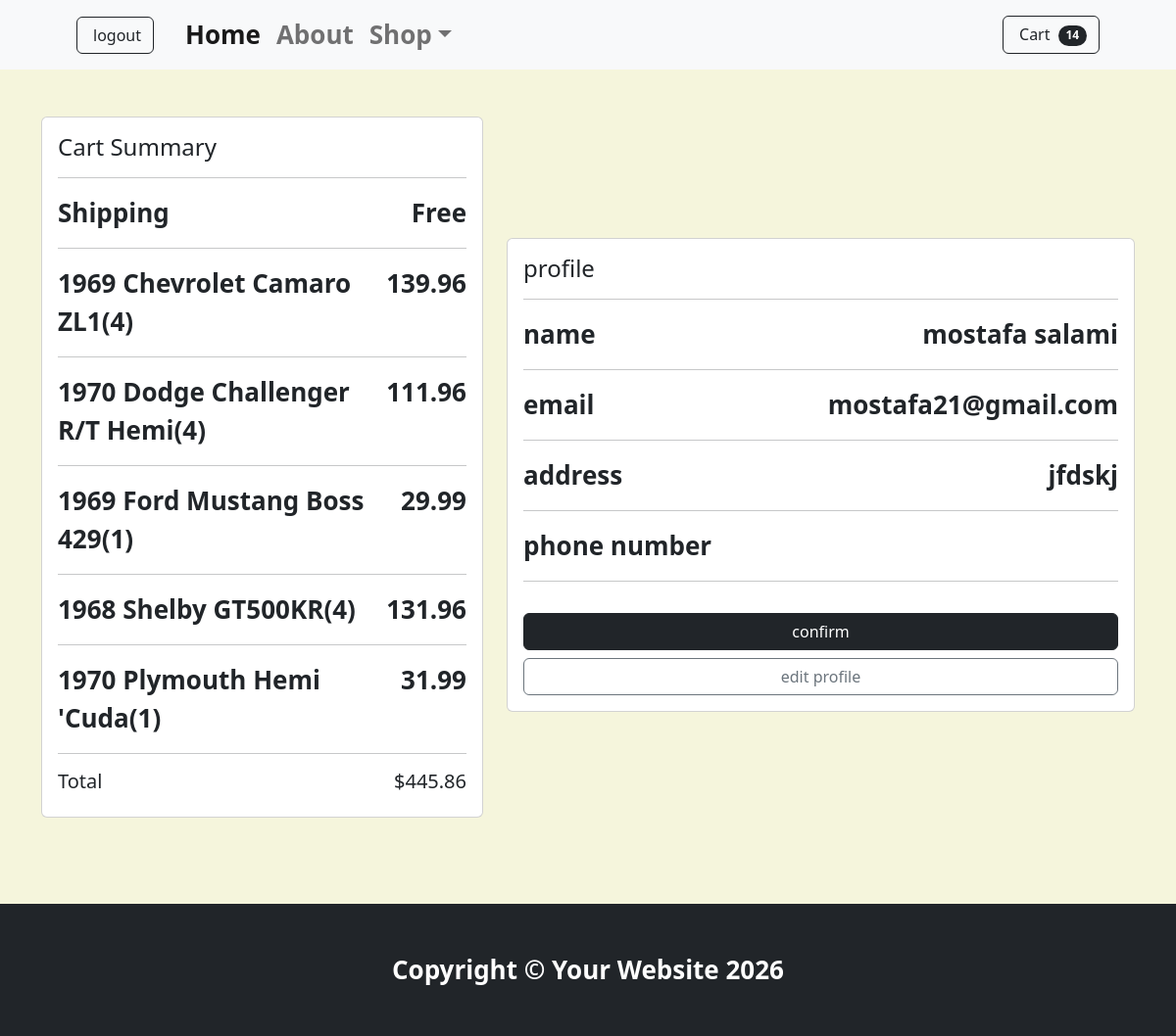
Page /testapp/checkout/ (signed in) on the earlier database version.
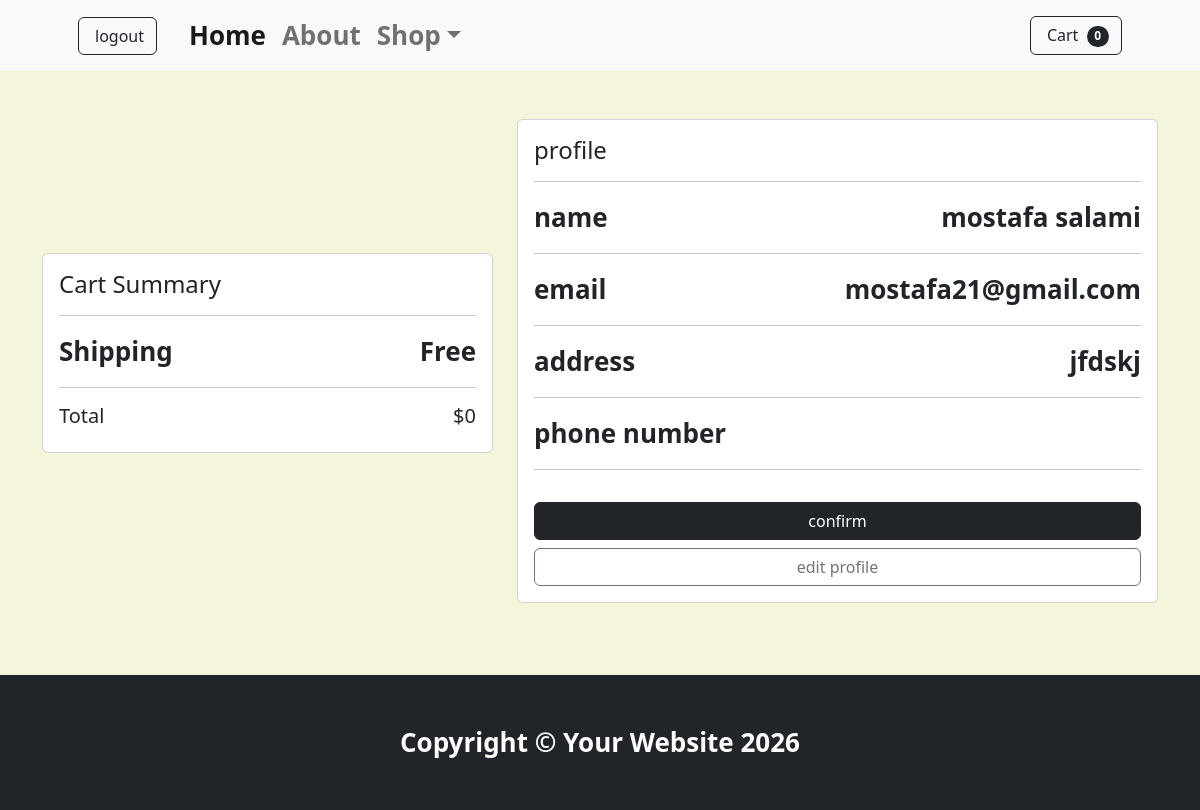
Same page on the later database version.
### testapp/models.py (models this page shows, shortened)
class Cartitem(models.Model):
    product=models.ForeignKey(Product,on_delete=models.CASCADE,related_name='cart_items')
    cart=models.ForeignKey(Cart,on_delete=models.CASCADE,related_name='items')
    quantity=models.PositiveIntegerField(default=1)
    @property
    def total(self):
        return self.product.price * self.quantity

class Product(models.Model):
    name=models.CharField(max_length=50)
    description=models.CharField(max_length=220)
    price=models.DecimalField(max_digits=10,decimal_places=2)
    available=models.BooleanField(default=True)
    image = models.ImageField(upload_to='images/',default='default.jpg')
    created_at = models.DateTimeField(auto_now_add=True)
    updated_at = models.DateTimeField(auto_now=True)

class Cart(models.Model):
    user=models.OneToOneField(User,on_delete=models.CASCADE,related_name='cart')
    created_at = models.DateTimeField(auto_now_add=True)
    updated_at = models.DateTimeField(auto_now=True)
    @property
    def item_count(self):
        return sum(item.quantity for item in self.items.all())
    @property
    def total(self):
        return sum(item.total for item in self.items.all())

### testapp/views.py (the view)
# urls.py: path('checkout/',views.checkout,name='checkout')
@login_required(login_url='loginpage')
def checkout(request):
    profile=get_object_or_404(CustomProfile,user=request.user)
    cart=get_object_or_404(Cart,user=request.user)
    cartitems=cart.items.all()
    return render(request,'testapp/checkout.html',{'profile':profile,'cart':cart,'cartitems':cartitems})

### testapp/context_processors.py (called while the page is built)
def cart_context(request):
    itemcount = 0
    if request.user.is_authenticated:
        cart, _ = Cart.objects.get_or_create(user=request.user)
        itemcount = cart.item_count
    return {
        "itemcount": itemcount,
    }

### testapp/templates/testapp/checkout.html (shortened to what this page needs)
{% extends "shopbase.html" %}
{% block content %}
<div class="container py-5">
    <div class="row align-items-center mb-4">
        <div class="col-lg-5">
            <div class="card mb-3">
                <div class="card-body">
                    <h4 class="card-title">
                        Cart Summary
                    </h4>
                    <hr>
                    <div class="d-flex justify-content-between">
                        <span>
                            Shipping
                        </span>
                        <span>
                            Free
                        </span>
                    </div>
                    <hr>
                    {% for item in cartitems %}
                    <div class="d-flex justify-content-between">
                        <span>
                            {{item.product.name}}({{item.quantity}})
                        </span>
                        <span>
                            {{item.total}}
                        </span>
                    </div>
                    <hr>
                    {% endfor %}
                    <div class="d-flex justify-content-between">
                        <h5>
                            Total
                        </h5>
                        <h5>
                            ${{ cart.total }}
                        </h5>
                    </div>
                </div>
            </div>
        </div>
        <div class="col-lg-7">
            <div class="card">
                <div class="card-body">
                    <h4 class="card-title">
                        profile
                    </h4>
                    <hr>
                    <div class="d-flex justify-content-between">
                        <span>
                            name
                        </span>
                        <span>
                            {{request.user.first_name}} {{request.user.last_name}}
                        </span>
                    </div>
                    <hr>
                    <div class="d-flex justify-content-between">
                        <span>
                            email
                        </span>
                        <span>
                            {{request.user.email}}
                        </span>
                    </div>
                    <hr>
                    <div class="d-flex justify-content-between">
                        <span>
                            address
                        </span>
                        <span>
                            {{profile.address}}
                        </span>
                    </div>
                    <hr>
                    <div class="d-flex justify-content-between">
                        <span>
                            phone number
                        </span>
                    </div>
                    <hr>
                    <a href="" class="btn btn-dark w-100 mt-3">
                        confirm
                    </a>
                    <a href=""
                       class="btn btn-outline-secondary w-100 mt-2">
                        edit profile
                    </a>
                </div>
            </div>
        </div>
{% endblock %}

Differences in the rows shown:
removed Cartitem: product.name "1969 Chevrolet Camaro ZL1", quantity "4", total "139.96"
removed Cartitem: product.name "1970 Dodge Challenger R/T Hemi", quantity "4", total "111.96"
removed Cartitem: product.name "1969 Ford Mustang Boss 429", quantity "1", total "29.99"
removed Cartitem: product.name "1968 Shelby GT500KR", quantity "4", total "131.96"
removed Cartitem: product.name "1970 Plymouth Hemi 'Cuda", quantity "1", total "31.99"
computed for Cart: total "445.86" → "0"
Other differences:
{{ itemcount }}: "14" → "0"
